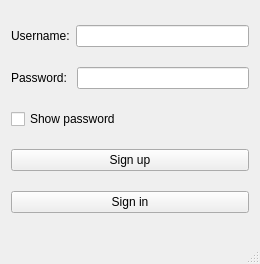
<?xml version="1.0" encoding="UTF-8"?>
<ui version="4.0">
 <class>Login</class>
 <widget class="QMainWindow" name="Login">
  <property name="geometry">
   <rect>
    <x>0</x>
    <y>0</y>
    <width>260</width>
    <height>264</height>
   </rect>
  </property>
  <property name="windowTitle">
   <string>Login</string>
  </property>
  <widget class="QWidget" name="centralWidget">
   <layout class="QVBoxLayout" name="verticalLayout">
    <item>
     <layout class="QHBoxLayout" name="horizontalLayout">
      <item>
       <widget class="QLabel" name="userLabel">
        <property name="text">
         <string>Username:</string>
        </property>
       </widget>
      </item>
      <item>
       <widget class="QLineEdit" name="usernameField">
        <property name="maxLength">
         <number>64</number>
        </property>
       </widget>
      </item>
     </layout>
    </item>
    <item>
     <layout class="QHBoxLayout" name="horizontalLayout_2">
      <item>
       <widget class="QLabel" name="passwordLabel">
        <property name="text">
         <string>Password: </string>
        </property>
       </widget>
      </item>
      <item>
       <widget class="QLineEdit" name="passwordField">
        <property name="echoMode">
         <enum>QLineEdit::Password</enum>
        </property>
       </widget>
      </item>
     </layout>
    </item>
    <item>
     <widget class="QCheckBox" name="checkBox">
      <property name="text">
       <string>Show password</string>
      </property>
      <property name="checked">
       <bool>false</bool>
      </property>
     </widget>
    </item>
    <item>
     <widget class="QPushButton" name="signUpButton">
      <property name="text">
       <string>Sign up</string>
      </property>
     </widget>
    </item>
    <item>
     <widget class="QPushButton" name="signInButton">
      <property name="text">
       <string>Sign in</string>
      </property>
     </widget>
    </item>
   </layout>
  </widget>
  <widget class="QStatusBar" name="statusBar"/>
 </widget>
 <layoutdefault spacing="6" margin="11"/>
 <resources/>
 <connections/>
</ui>
